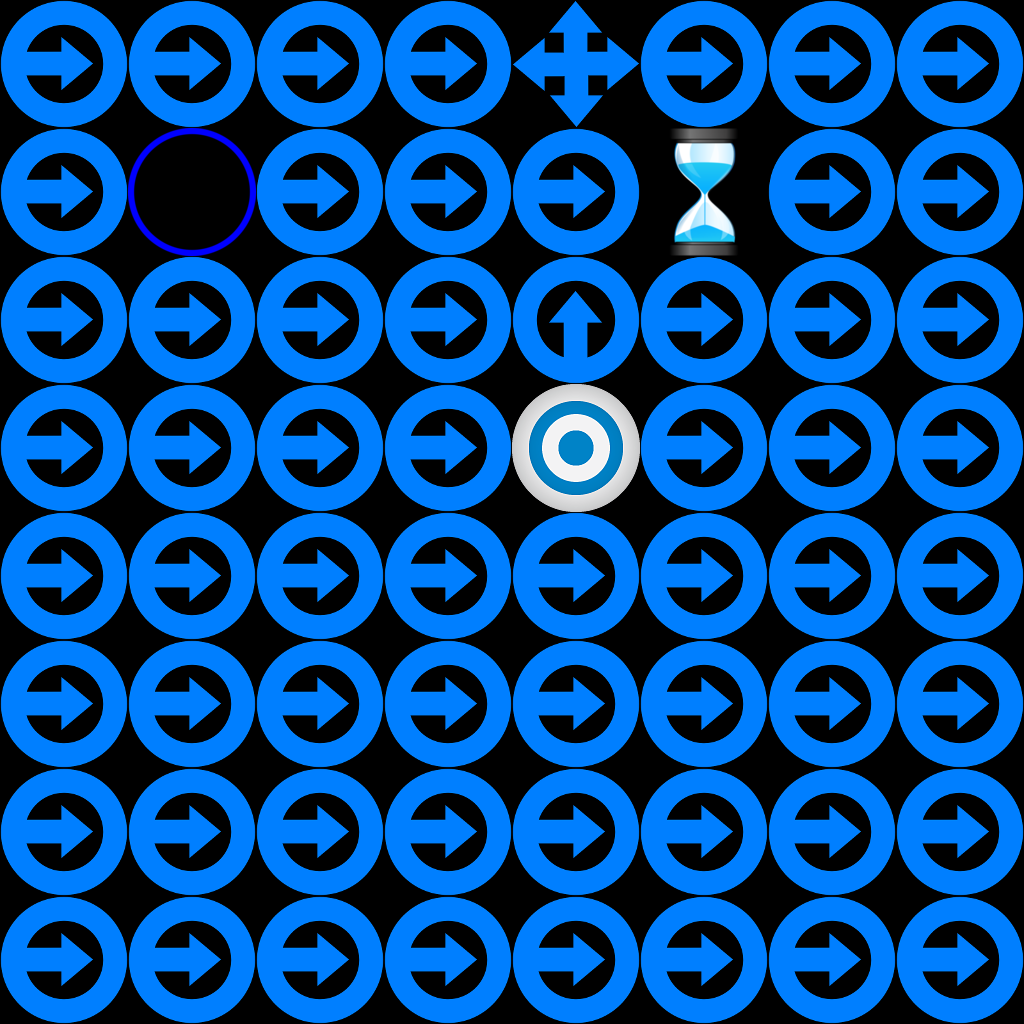

The image is a tile-based game level rendered from a .tmx file. Its description and source (layers, tilesets, objects; grid data summarised) follow:
An orthogonal 8x8 tile map with 128x128 px tiles, 1 tile layer (Tile Layer 1).

<map version="1.0" orientation="orthogonal" width="8" height="8" tilewidth="128" tileheight="128">
 <properties>
  <property name="splitters" value="1" />
 </properties>
 <tileset firstgid="1" name="sprites" tilewidth="128" tileheight="128">
  <image source="gfx/sprites.png" width="512" height="512" />
  <tile id="3">
   <properties>
    <property name="direction" value="down" />
   </properties>
  </tile>
  <tile id="5">
   <properties>
    <property name="direction" value="right" />
   </properties>
  </tile>
 </tileset>
 <layer name="Tile Layer 1" width="8" height="8">
  <data>[64 cells, 64 non-empty, 6 distinct tile ids]</data>
 </layer>
</map>